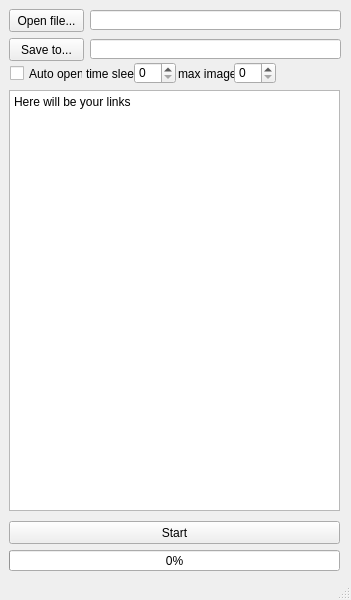
<?xml version="1.0" encoding="UTF-8"?>
<ui version="4.0">
 <class>MainWindow</class>
 <widget class="QMainWindow" name="MainWindow">
  <property name="geometry">
   <rect>
    <x>0</x>
    <y>0</y>
    <width>351</width>
    <height>600</height>
   </rect>
  </property>
  <property name="windowTitle">
   <string>PyAutoAli</string>
  </property>
  <widget class="QWidget" name="centralwidget">
   <widget class="QPushButton" name="OpenFileBtn">
    <property name="geometry">
     <rect>
      <x>9</x>
      <y>9</y>
      <width>75</width>
      <height>23</height>
     </rect>
    </property>
    <property name="text">
     <string>Open file...</string>
    </property>
   </widget>
   <widget class="QLineEdit" name="OpenFilePath">
    <property name="geometry">
     <rect>
      <x>90</x>
      <y>10</y>
      <width>251</width>
      <height>20</height>
     </rect>
    </property>
   </widget>
   <widget class="QPushButton" name="SaveFileBtn">
    <property name="geometry">
     <rect>
      <x>9</x>
      <y>38</y>
      <width>75</width>
      <height>23</height>
     </rect>
    </property>
    <property name="text">
     <string>Save to...</string>
    </property>
   </widget>
   <widget class="QLineEdit" name="SaveFilePath">
    <property name="geometry">
     <rect>
      <x>90</x>
      <y>39</y>
      <width>251</width>
      <height>20</height>
     </rect>
    </property>
    <property name="inputMask">
     <string/>
    </property>
    <property name="text">
     <string/>
    </property>
   </widget>
   <widget class="QCheckBox" name="AutoOpenCheck">
    <property name="geometry">
     <rect>
      <x>10</x>
      <y>65</y>
      <width>73</width>
      <height>17</height>
     </rect>
    </property>
    <property name="text">
     <string>Auto open</string>
    </property>
   </widget>
   <widget class="QPlainTextEdit" name="LinksTxtEdit">
    <property name="geometry">
     <rect>
      <x>9</x>
      <y>90</y>
      <width>331</width>
      <height>421</height>
     </rect>
    </property>
    <property name="plainText">
     <string>Here will be your links</string>
    </property>
   </widget>
   <widget class="QPushButton" name="StartBtn">
    <property name="geometry">
     <rect>
      <x>9</x>
      <y>521</y>
      <width>331</width>
      <height>23</height>
     </rect>
    </property>
    <property name="text">
     <string>Start</string>
    </property>
   </widget>
   <widget class="QProgressBar" name="progressBar">
    <property name="geometry">
     <rect>
      <x>9</x>
      <y>550</y>
      <width>331</width>
      <height>21</height>
     </rect>
    </property>
    <property name="value">
     <number>0</number>
    </property>
   </widget>
   <widget class="QLabel" name="timesleeplabel">
    <property name="geometry">
     <rect>
      <x>86</x>
      <y>64</y>
      <width>50</width>
      <height>19</height>
     </rect>
    </property>
    <property name="text">
     <string>time sleep</string>
    </property>
   </widget>
   <widget class="QLabel" name="maximageslabel">
    <property name="geometry">
     <rect>
      <x>178</x>
      <y>64</y>
      <width>57</width>
      <height>19</height>
     </rect>
    </property>
    <property name="text">
     <string>max images</string>
    </property>
   </widget>
   <widget class="QSpinBox" name="sleepspinBox">
    <property name="geometry">
     <rect>
      <x>134</x>
      <y>62</y>
      <width>42</width>
      <height>22</height>
     </rect>
    </property>
   </widget>
   <widget class="QSpinBox" name="imagesspinBox">
    <property name="geometry">
     <rect>
      <x>234</x>
      <y>62</y>
      <width>42</width>
      <height>22</height>
     </rect>
    </property>
   </widget>
  </widget>
  <widget class="QStatusBar" name="statusbar"/>
 </widget>
 <resources/>
 <connections>
  <connection>
   <sender>OpenFileBtn</sender>
   <signal>clicked()</signal>
   <receiver>MainWindow</receiver>
   <slot>OpenFileClicked()</slot>
   <hints>
    <hint type="sourcelabel">
     <x>46</x>
     <y>20</y>
    </hint>
    <hint type="destinationlabel">
     <x>179</x>
     <y>299</y>
    </hint>
   </hints>
  </connection>
  <connection>
   <sender>SaveFileBtn</sender>
   <signal>clicked()</signal>
   <receiver>MainWindow</receiver>
   <slot>SaveToClicked()</slot>
   <hints>
    <hint type="sourcelabel">
     <x>46</x>
     <y>49</y>
    </hint>
    <hint type="destinationlabel">
     <x>179</x>
     <y>299</y>
    </hint>
   </hints>
  </connection>
  <connection>
   <sender>StartBtn</sender>
   <signal>clicked()</signal>
   <receiver>MainWindow</receiver>
   <slot>StartClicked()</slot>
   <hints>
    <hint type="sourcelabel">
     <x>46</x>
     <y>532</y>
    </hint>
    <hint type="destinationlabel">
     <x>179</x>
     <y>299</y>
    </hint>
   </hints>
  </connection>
  <connection>
   <sender>sleepspinBox</sender>
   <signal>valueChanged(int)</signal>
   <receiver>MainWindow</receiver>
   <slot>sleepChanged()</slot>
   <hints>
    <hint type="sourcelabel">
     <x>154</x>
     <y>72</y>
    </hint>
    <hint type="destinationlabel">
     <x>175</x>
     <y>299</y>
    </hint>
   </hints>
  </connection>
  <connection>
   <sender>imagesspinBox</sender>
   <signal>valueChanged(int)</signal>
   <receiver>MainWindow</receiver>
   <slot>imagesChanged()</slot>
   <hints>
    <hint type="sourcelabel">
     <x>254</x>
     <y>72</y>
    </hint>
    <hint type="destinationlabel">
     <x>175</x>
     <y>299</y>
    </hint>
   </hints>
  </connection>
 </connections>
 <slots>
  <slot>SaveToClicked()</slot>
  <slot>OpenFileClicked()</slot>
  <slot>StartClicked()</slot>
  <slot>sleepChanged()</slot>
  <slot>imagesChanged()</slot>
 </slots>
</ui>
